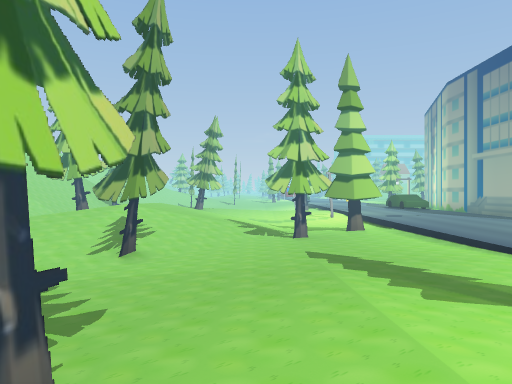
View 1 (above)

18 first-person views from a walk through a 3-D level made in the Unity game engine. The camera is 0.68 m above the floor, looks level and sees 70° across. The floor is counted in squares, 1 m on a side. Each view is taken from the middle of a square. On the plan, view 1 faces up. The plan holds only what a view shows up to about 11 squares ahead; the rest is blank. The place goes on beyond the plan. The player is left out. Some surface patterns are stand-ins.

View 2
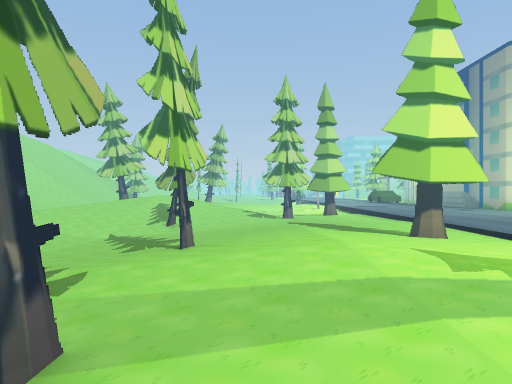

View 3
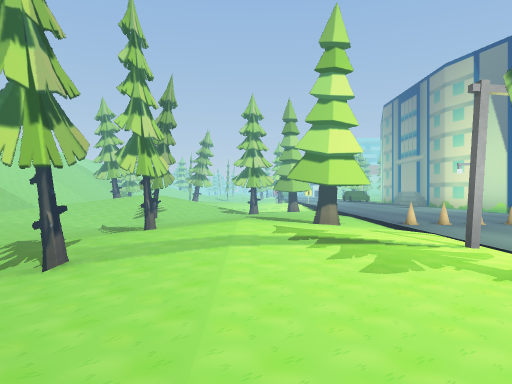

View 4
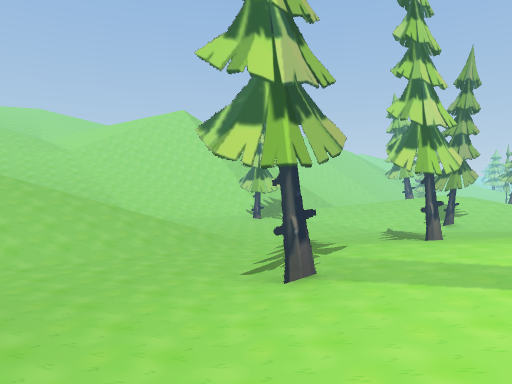

View 5
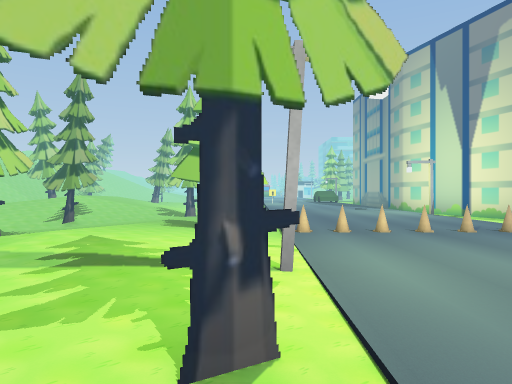

View 6
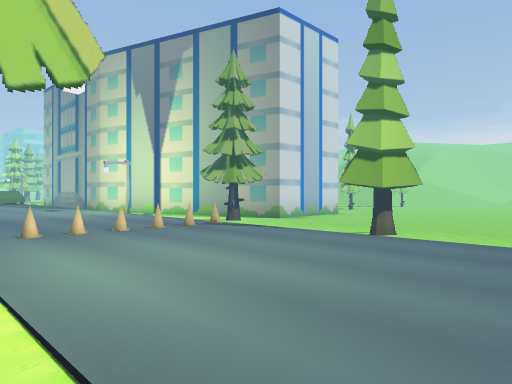

View 7
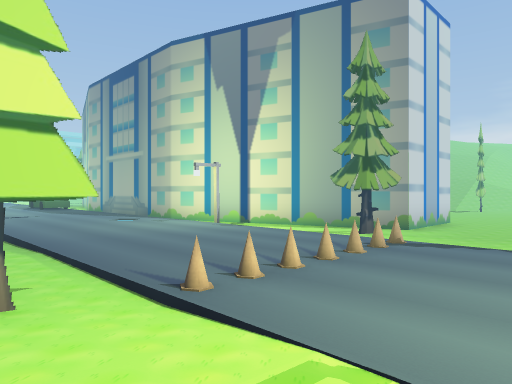

View 8
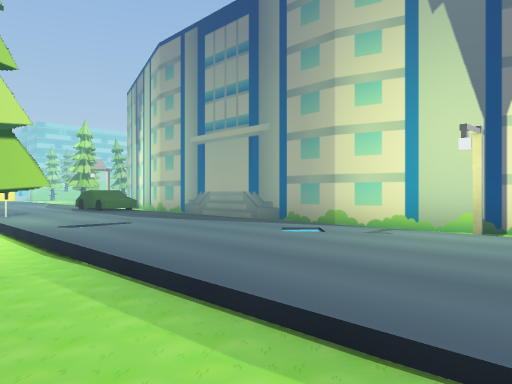

View 9
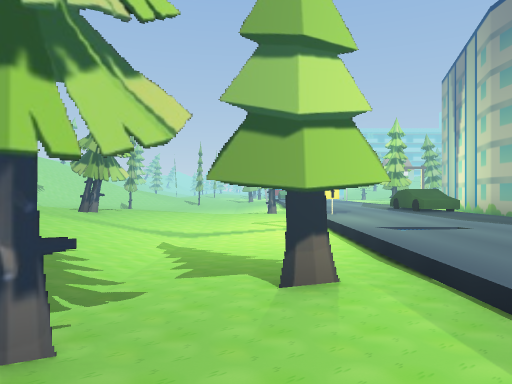

View 10
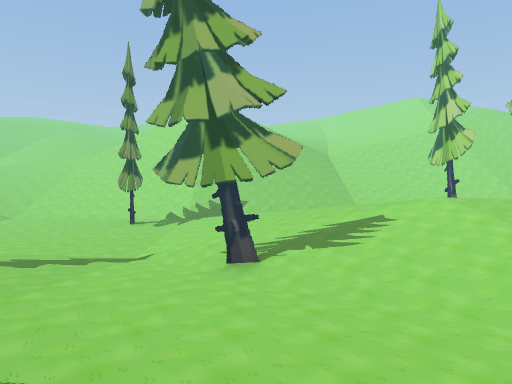

View 11
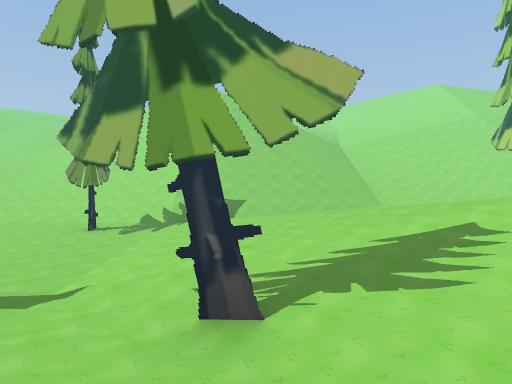

View 12
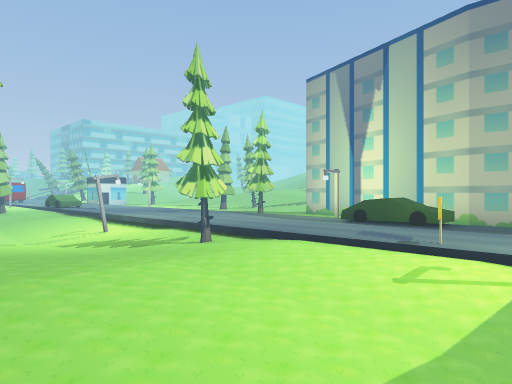

View 13
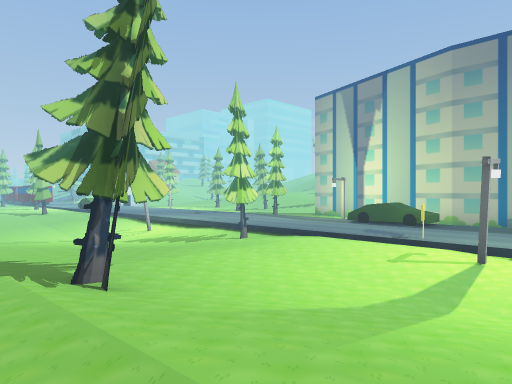

View 14
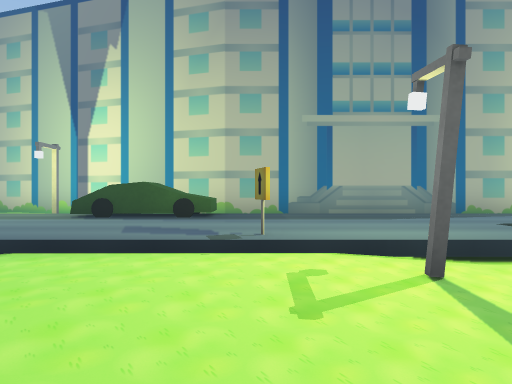

View 15
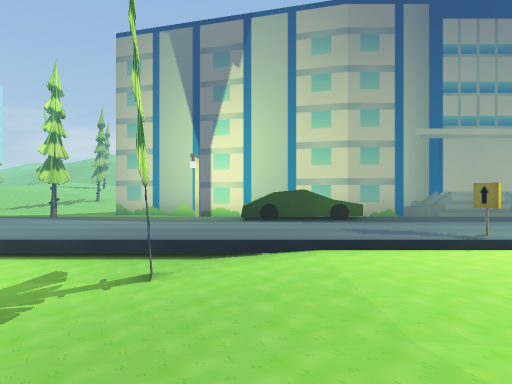

View 16
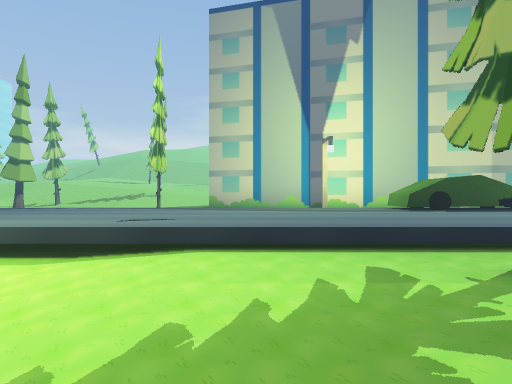

View 17
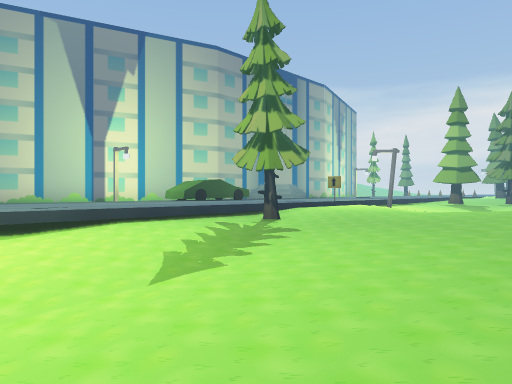

View 18
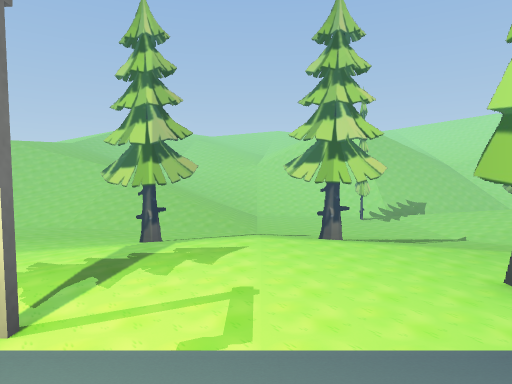

### Floor plan
Key: @ floor where view 1 was taken; # wall or solid block; . main floor; : floor 0.15 m higher than the main floor; - floor 0.15 m lower than the main floor; + floor 0.3 m higher than the main floor; _ floor 0.3 m lower than the main floor; < floor 0.5 m lower than the main floor; ( floor 0.65 m lower than the main floor; / step, stairs or slope; = window, fence, low wall or low ledge; T thing the floor can be seen under or through; O other object.
Columns run from 12 left of view 1 to 15 right of it. Each row starts with its distance up from view 1.
 24           <((((O...
 23           <<((<_... ##
 22           _<<<<_....  #
 21           ___<__....  #
 20          -______....  #
 19          --___## ...O#
 18          .---___...O##
 17          . -----...O##
 16          ## __--...O#
 15         ..-____-O...#
 14         . .____O....#
 13  ////   :+.-_<__....#
 12  ////   : .-_<__....#
 11  ////     :.____....#
 10  ////  ## :.____....#
  9  ////    +:.-_##....#
  8  /////  +///_##_....##
  7  ///// ::/// __-....##
  6   ////.../#___--....O#
  5   ////--_/#__---....-##
  4    ///______----....--#
  3   ///## ____----.... ##
  2   ///-_____-- TTT...--####-
  1  ////-_____#...-.=.=-------
  0  ////--___-#@.......--------
 -1 ///// ///__#...O....##------
 -2 ///   ///__#-...#...--#-----
 -3       ///__ --##....----
 -4       ///-------...
 -5       ///--  -

Where each view was taken, in squares from view 1:
view 1: 0 up, 0 right, facing up
view 2: 3 down, 0 right, facing up
view 3: 5 down, 1 right, facing up
view 4: 4 down, 1 right, facing up-left
view 5: 4 down, 3 right, facing up
view 6: 4 down, 3 right, facing up-right
view 7: 1 down, 2 right, facing up-right
view 8: 5 up, 2 right, facing up-right
view 9: 6 up, 2 right, facing up
view 10: 6 up, 2 right, facing left
view 11: 6 up, 0 right, facing left
view 12: 13 up, 2 left, facing up-right
view 13: 12 up, 4 left, facing up-right
view 14: 15 up, 0 right, facing right
view 15: 18 up, 1 left, facing right
view 16: 21 up, 0 right, facing right
view 17: 24 up, 2 left, facing down-right
view 18: 0 up, 5 right, facing left
